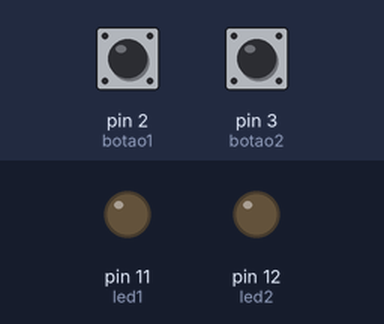
Recording of a sketch running on a simulated Arduino Uno, built with avr-gcc and run on an emulated ATmega328P. Parts: output pins drawn as LEDs (lit = HIGH). Inputs (shaded band) come from the test bench; at power-on: pin 2 (botao1) LOW, pin 3 (botao2) LOW.

Above: at 1.2 s.
1.3 s: pin 2 (botao1) pulled HIGH for 0.15 s
At 2.5 s:
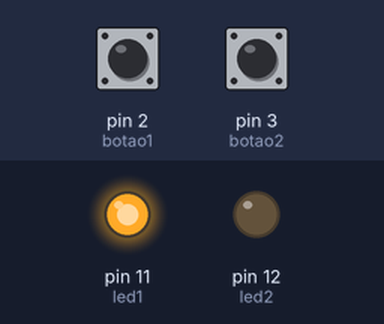
2.9 s: pin 3 (botao2) pulled HIGH for 0.15 s
At 3.8 s:
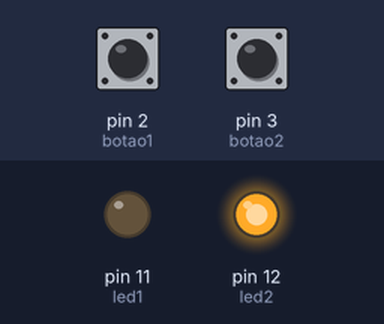
4.5 s: pin 2 (botao1) pulled HIGH for 1 s
At 5.0 s:
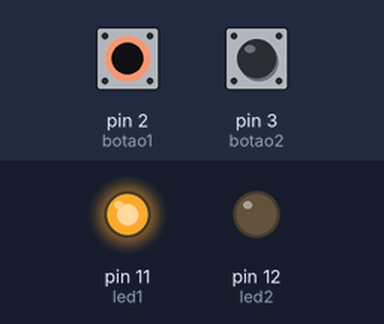
7.0 s: pin 3 (botao2) pulled HIGH for 1 s
At 8.1 s:
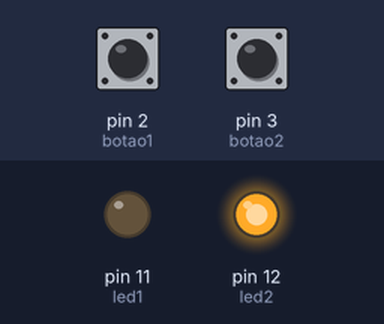
9.5 s: pin 2 (botao1) driven HIGH and pin 3 (botao2) driven HIGH
At 10.7 s:
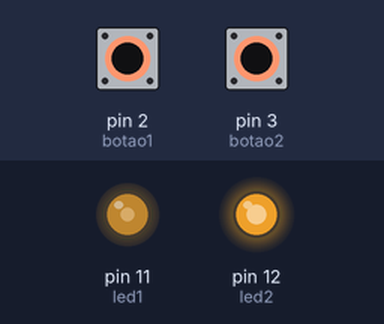
11.0 s: pin 2 (botao1) driven LOW
At 12.1 s:
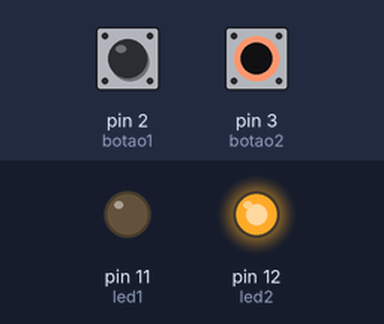
Timing chart, 0 to 13.5 s (numbered marks = the images above; inputs shaded):
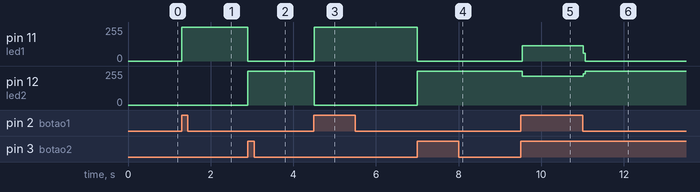

Measured:
- after the input at 1.3 s, pin 11 (led1): 0/255 → 255/255 at once
- after the input at 2.9 s, pin 11 (led1): 255/255 → 0/255 at once; pin 12 (led2): 0/255 → 255/255 at once
- after the input at 4.5 s, pin 11 (led1): 0/255 → 255/255 at once; pin 12 (led2): 255/255 → 0/255 at once
- after the input at 7.0 s, pin 11 (led1): 255/255 → 0/255 at once; pin 12 (led2): 0/255 → 255/255 at once
- after the input at 9.5 s, pin 11 (led1): 0/255 → 114/255 at once; pin 12 (led2): 255/255 → 216/255 at once
- after the input at 11.0 s, pin 11 (led1): 114/255 → 0/255 at once; pin 12 (led2): 216/255 → 255/255 at once

The sketch:

Exerc_cio_1_Prova.ino
```cpp
//Dando nomes as variáveis:
int led1 = 11;
int led2 = 12;
int botao1 = 2;
int botao2 = 3;
int estadobotao1 = 0;
int estadobotao2 = 0;

//Definindo a função de cada pino
void setup () {
  pinMode(11, OUTPUT);
  pinMode(12, OUTPUT);
  pinMode(2, INPUT);
  pinMode(3, INPUT);
}

//Botão 1 acende e 2 apaga. Botão 2 acende e 1 apaga
void loop () {
  estadobotao1 = digitalRead(botao1);
  estadobotao2 = digitalRead(botao2);

  if(estadobotao1 == HIGH) {
    digitalWrite(led1, HIGH);
    digitalWrite(led2, LOW);
  }

  if(estadobotao2 == HIGH) {
    digitalWrite(led2, HIGH);
    digitalWrite(led1, LOW);
  }
}
```
